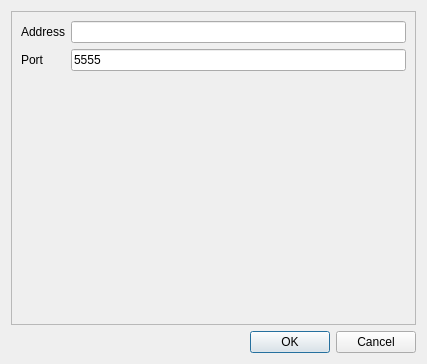
<?xml version="1.0" encoding="UTF-8"?>
<ui version="4.0">
 <class>AddServerDialog</class>
 <widget class="QDialog" name="AddServerDialog">
  <property name="geometry">
   <rect>
    <x>0</x>
    <y>0</y>
    <width>427</width>
    <height>364</height>
   </rect>
  </property>
  <property name="windowTitle">
   <string>PNB - Add server</string>
  </property>
  <layout class="QGridLayout" name="gridLayout">
   <item row="0" column="0">
    <widget class="QScrollArea" name="scrollArea">
     <property name="widgetResizable">
      <bool>true</bool>
     </property>
     <widget class="QWidget" name="scrollAreaWidgetContents">
      <property name="geometry">
       <rect>
        <x>0</x>
        <y>0</y>
        <width>407</width>
        <height>314</height>
       </rect>
      </property>
      <property name="minimumSize">
       <size>
        <width>400</width>
        <height>200</height>
       </size>
      </property>
      <layout class="QFormLayout" name="formLayout">
       <item row="0" column="0">
        <widget class="QLabel" name="labelAddress">
         <property name="text">
          <string>Address</string>
         </property>
        </widget>
       </item>
       <item row="0" column="1">
        <widget class="QLineEdit" name="lineEditAddress">
         <property name="text">
          <string/>
         </property>
        </widget>
       </item>
       <item row="1" column="0">
        <widget class="QLabel" name="labelPort">
         <property name="text">
          <string>Port</string>
         </property>
        </widget>
       </item>
       <item row="1" column="1">
        <widget class="QLineEdit" name="lineEditPort">
         <property name="text">
          <string>5555</string>
         </property>
        </widget>
       </item>
      </layout>
     </widget>
    </widget>
   </item>
   <item row="1" column="0">
    <widget class="QDialogButtonBox" name="buttonBox">
     <property name="orientation">
      <enum>Qt::Horizontal</enum>
     </property>
     <property name="standardButtons">
      <set>QDialogButtonBox::Cancel|QDialogButtonBox::Ok</set>
     </property>
    </widget>
   </item>
  </layout>
 </widget>
 <resources/>
 <connections>
  <connection>
   <sender>buttonBox</sender>
   <signal>accepted()</signal>
   <receiver>AddServerDialog</receiver>
   <slot>accept()</slot>
   <hints>
    <hint type="sourcelabel">
     <x>248</x>
     <y>254</y>
    </hint>
    <hint type="destinationlabel">
     <x>157</x>
     <y>274</y>
    </hint>
   </hints>
  </connection>
  <connection>
   <sender>buttonBox</sender>
   <signal>rejected()</signal>
   <receiver>AddServerDialog</receiver>
   <slot>reject()</slot>
   <hints>
    <hint type="sourcelabel">
     <x>316</x>
     <y>260</y>
    </hint>
    <hint type="destinationlabel">
     <x>286</x>
     <y>274</y>
    </hint>
   </hints>
  </connection>
 </connections>
</ui>
